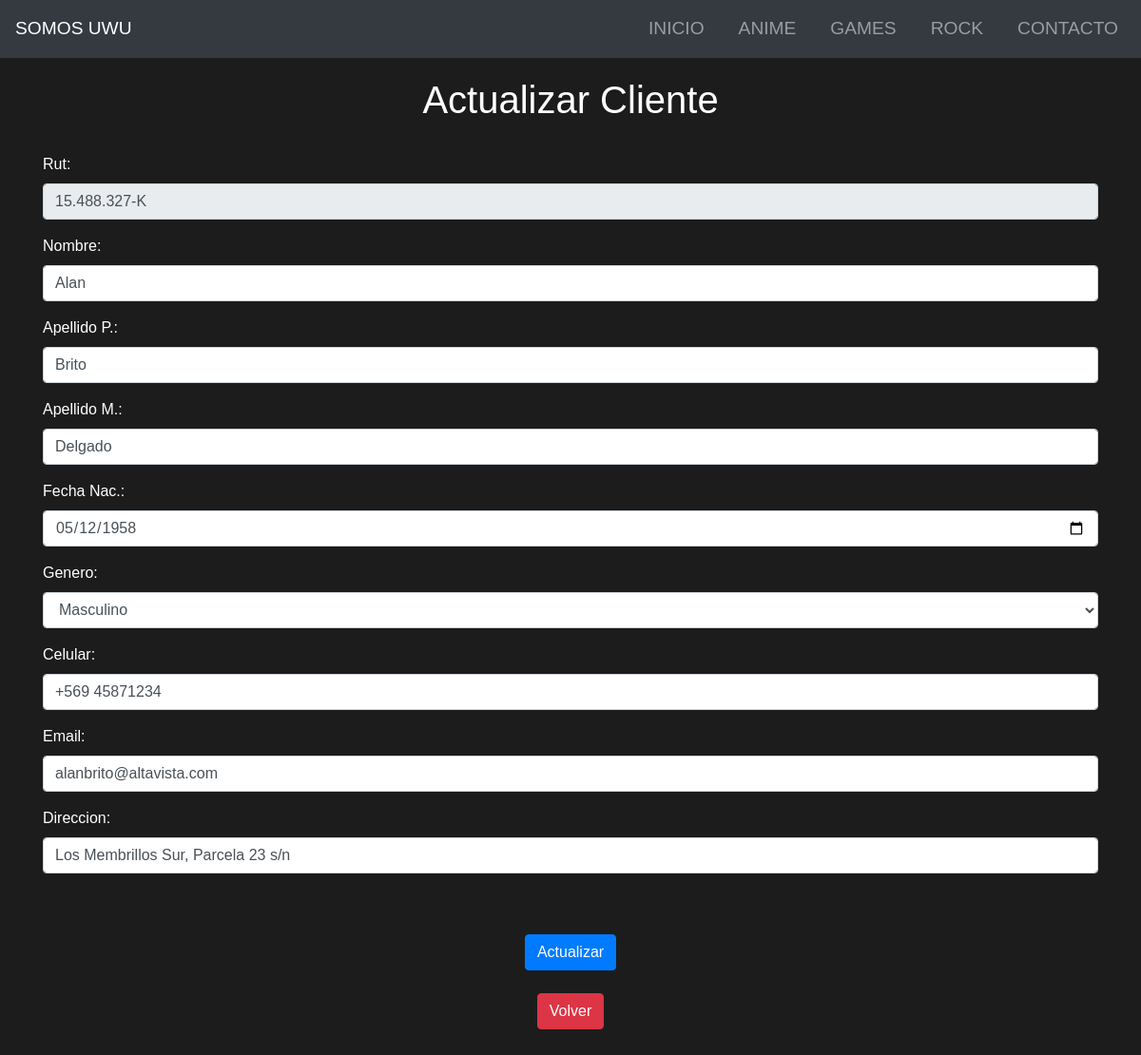
Page /galeria/alumnos_findEdit/15.488.327-K on the committed database.
### galeria/models.py (models this page shows, shortened)
class Alumno(models.Model):
    rut = models.CharField(max_length=12, primary_key=True)
    nombre = models.CharField(max_length=100)
    apellido_paterno = models.CharField(max_length=100)
    apellido_materno = models.CharField(max_length=100)
    fecha_nacimiento = models.DateField()
    genero = models.ForeignKey(Genero, on_delete=models.CASCADE)
    telefono = models.CharField(max_length=15)
    email = models.EmailField()
    direccion = models.CharField(max_length=255)
    activo = models.BooleanField(default=True)

### galeria/views.py (the view)
# urls.py: path('galeria/alumnos_findEdit/<str:pk>', views.alumnos_findEdit, name='alumnos_findEdit'),
def alumnos_findEdit(request, pk):
    if pk!="":
        alumno=Alumno.objects.get(rut=pk)
        generos=Genero.objects.all()
        context = {'alumno':alumno, 'generos':generos}
        if alumno:
            return render(request, 'galeria/alumnos_edit.html', context)
        else:
            context = {'mensaje': "Error, no se encontró el registro..."}
            return render(request, 'galeria/alumnos_list.html', context)

### galeria/templates/galeria/alumnos_edit.html (shortened to what this page needs)
<!DOCTYPE html>
<html lang="en">
    <head>
        {% load static %}
        <link href="{% static 'css/estilos.css' %}" rel="stylesheet">
        <link href="https://stackpath.bootstrapcdn.com/bootstrap/4.5.2/css/bootstrap.min.css" rel="stylesheet">
        <link href="{% static 'css/estilos.css' %}" rel="stylesheet">
           </head>
    <body>
        <nav class="navbar navbar-expand-lg navbar-dark bg-dark">
            <a class="navbar-brand" href="{% url 'index' %}">SOMOS UWU</a>
            <div class="collapse navbar-collapse" id="navbarNav">
                <ul class="navbar-nav ml-auto">
                    <li class="nav-item">
                        <a class="nav-link" href="{% url 'index' %}">INICIO</a>
                    </li>
                    <li class="nav-item">
                        <a class="nav-link" href="{% url 'anime' %}">ANIME</a>
                    </li>
                    <li class="nav-item">
                        <a class="nav-link" href="{% url 'games' %}">GAMES</a>
                    </li>
                    <li class="nav-item">
                        <a class="nav-link" href="{% url 'rock' %}">ROCK</a>
                    </li>
                    <li class="nav-item">
                        <a class="nav-link" href="{% url 'alumnos_add' %}">CONTACTO</a>
                    </li>
                </ul>
            </div>
        </nav>
        <div class="container">
            {% if alumno %}
                <h1 class="text-center text-white">Actualizar Cliente</h1><br>
                <form action="{% url 'alumnosUpdate' %}" method="POST">
                    <div class="form-group">
                        <label for="rut">Rut:</label>
                        <input type="text" name="rut" value="{{alumno.rut}}" readonly class="form-control">
                    </div>
                    <div class="form-group">
                        <label for="nombre">Nombre:</label>
                        <input type="text" name="nombre" value="{{alumno.nombre}}" class="form-control">
                    </div>
                    <div class="form-group">
                        <label for="paterno">Apellido P.:</label>
                        <input type="text" name="paterno" value="{{alumno.apellido_paterno}}" class="form-control">
                    </div>
                    <div class="form-group">
                        <label for="materno">Apellido M.:</label>
                        <input type="text" name="materno" value="{{alumno.apellido_materno}}" class="form-control">
                    </div>
                    <div class="form-group">
                        <label for="fechaNac">Fecha Nac.:</label>
                        <input type="date" name="fechaNac" value="{{alumno.fecha_nacimiento|date:"Y-m-d"}}" class="form-control">
                    </div>
                    <div class="form-group">
                        <label for="genero">Genero:</label>
                        <select name="genero" class="form-control">
                            {% for genero in generos %}
                                {% if genero.genero == alumno.id_genero.genero %}
                                    <option value="{{genero.id_genero}}" selected>{{genero.genero}}</option>
                                {% else %}
                                    <option value="{{genero.id_genero}}">{{genero.genero}}</option>
                                {% endif %}
                            {% endfor %}
                        </select>
                    </div>
                    <div class="form-group">
                        <label for="telefono">Celular:</label>
                        <input type="text" name="telefono" value="{{alumno.telefono}}" class="form-control">
                    </div>
                    <div class="form-group">
                        <label for="email">Email:</label>
                        <input type="text" name="email" value="{{alumno.email}}" class="form-control">
                    </div>
                    <div class="form-group">
                        <label for="direccion">Direccion:</label>
                        <input type="text" name="direccion" value="{{alumno.direccion}}" class="form-control">
                    </div>
                    <br><br>
                    <div class="text-center">
                        <input type="submit" name="opcion" value="Actualizar" class="btn btn-primary">
                    </div>
                </form><br>
            {% endif %}
            <div class="text-center">
                <button type="button" class="btn btn-danger">
                    <a href="{% url 'crud' %}" class="text-decoration-none text-white">Volver</a>
                </button>
            </div>
            <br><br>
        </div>
    </body>

### Static/css/estilos.css (style rules this page uses)
body { background-color: #1c1c1c; color: #ffffff; font-family: 'Arial', sans-serif; margin: 0; padding: 0; }
.navbar { margin-bottom: 20px; }
.btn-primary { background-color: #007bff; border-color: #007bff; color: white; }
.navbar-brand, .nav-link { font-size: 1.2em; }
.navbar-nav .nav-item { margin-left: 20px; }
a { text-decoration: none; color: white; }

### rows in the picture
Alumno: rut "15.488.327-K", nombre "Alan", paterno "Brito", materno "Delgado", fechaNac "05/12/1958", telefono "+569 45871234", email "alanbrito@altavista.com", direccion "Los Membrillos Sur, Parcela 23 s/n"

### other values in the picture
form field genero "Masculino"
